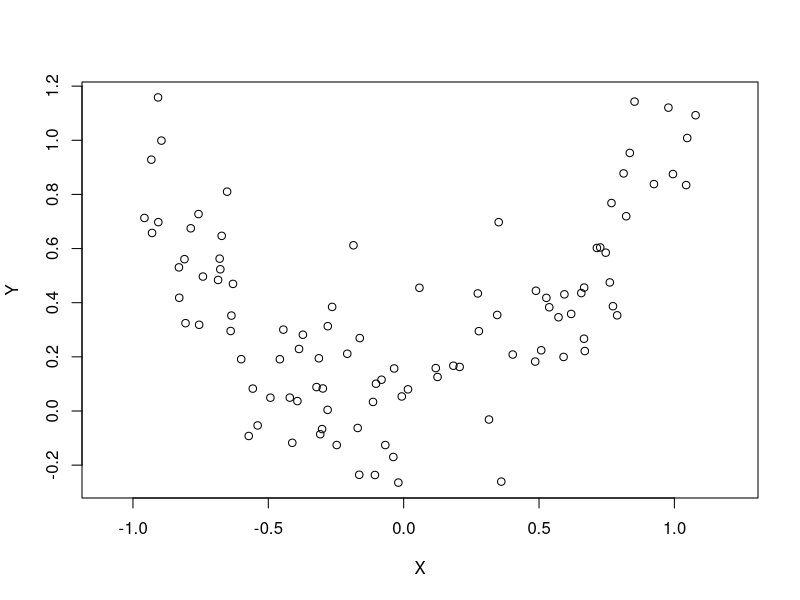
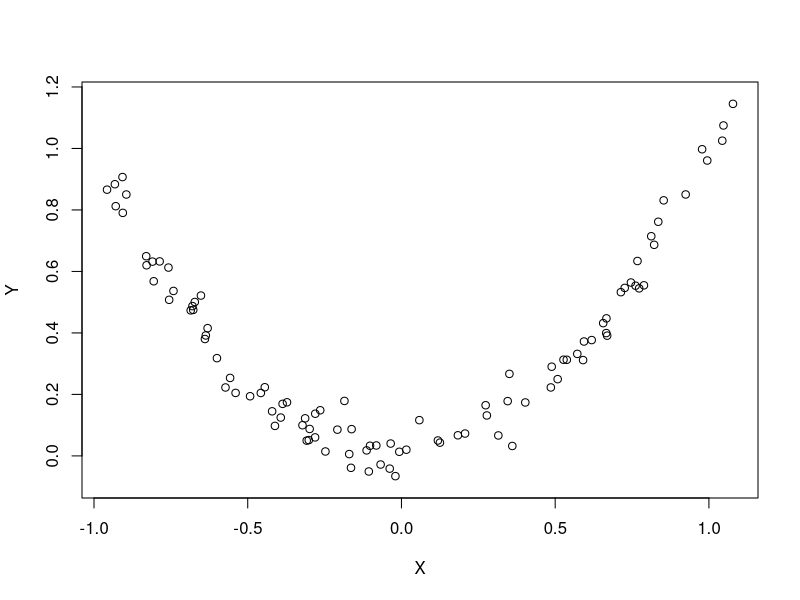
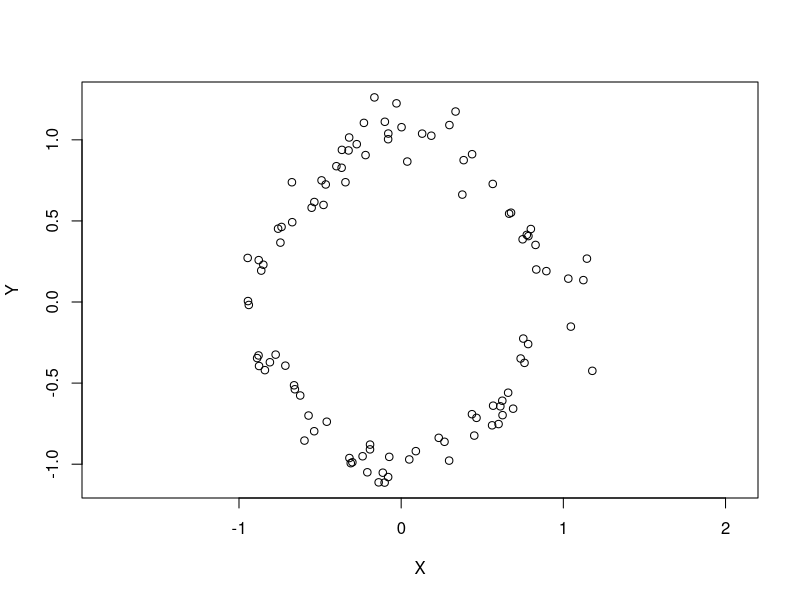
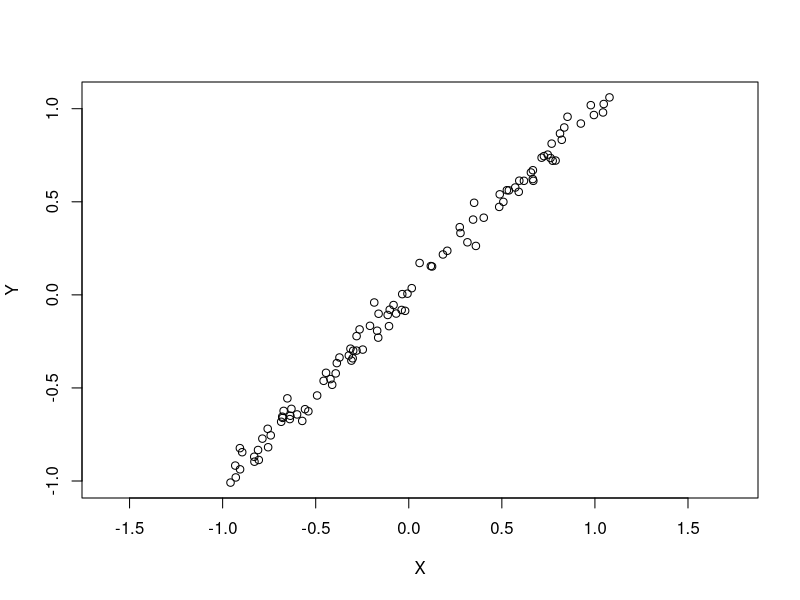
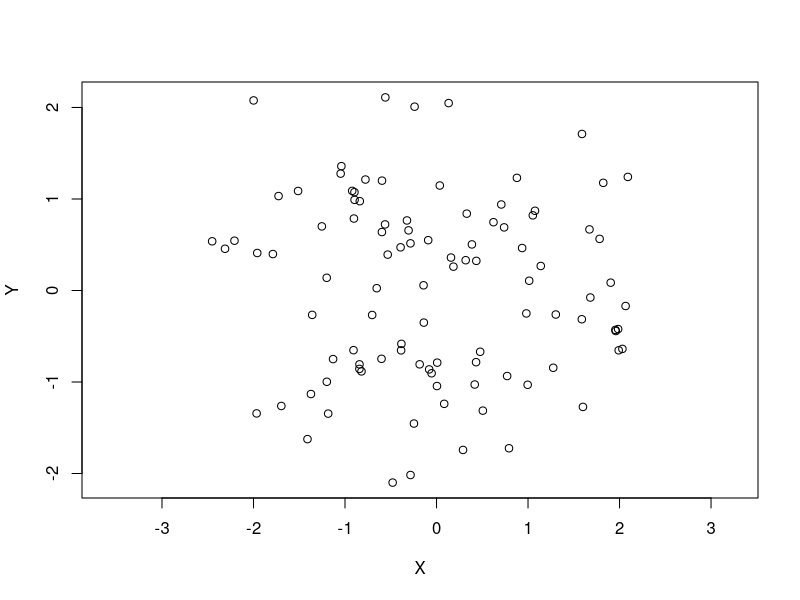
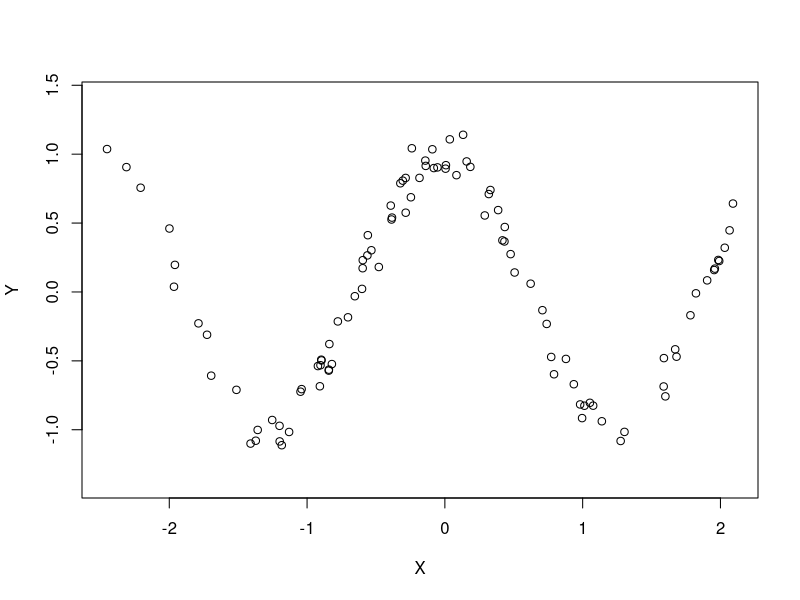
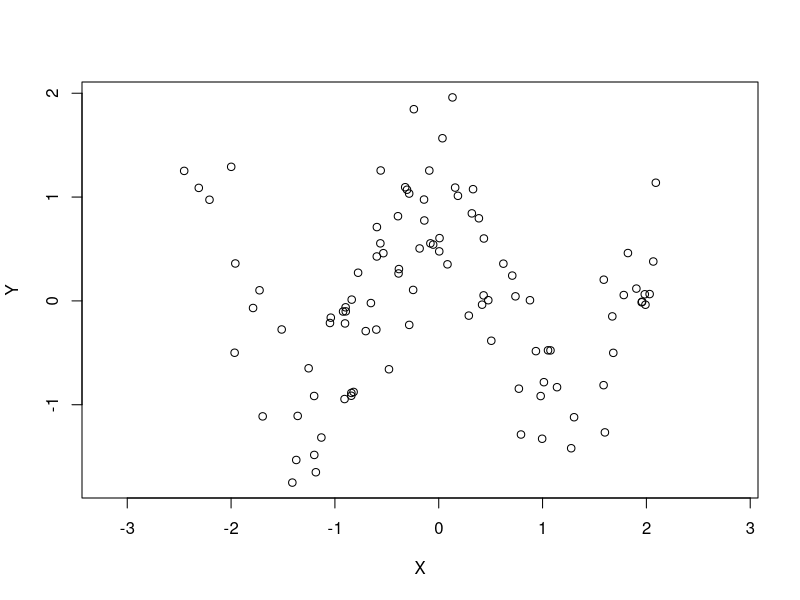

Source code (R) for these figures, in order:
## ---- chunk 1
distance_cov = function(X, Y){
    stopifnot(length(X) == length(Y))
    n = length(X)
    a = matrix(NA, n, n)
    b = matrix(NA, n, n)
    for(i in 1:n){
        a[,i] = abs(rep(X[i], n) - X)
        b[,i] = abs(rep(Y[i], n) - Y)
    }
    ad = apply(a, 1, mean)  # aj. = a.k
    add = sum(a) / (n*n)
    bd = apply(b, 1, mean)  # bj. = b.k
    bdd = sum(b) / (n*n)
    A = a - matrix(rep(ad, n), ncol=n) - matrix(rep(ad, n), ncol=n, byrow=T) + matrix(rep(add, n*n), ncol=n)
    B = b - matrix(rep(bd, n), ncol=n) - matrix(rep(bd, n), ncol=n, byrow=T) + matrix(rep(bdd, n*n), ncol=n)
    res = 0
    for(j in 1:n){
        for(k in 1:n){
            res = res + A[j,k] * B[j,k]
        }
    }
    return(sqrt(res/n^2))
}

distance_corr = function(X, Y){
    return(
        distance_cov(X,Y) / sqrt(distance_cov(X,X)*distance_cov(Y,Y))
        )
}
## ---- chunk 2
set.seed(2)
n = 100
X = runif(n, -1, 1) + rnorm(n, 0, 0.05)
Y = X^2 + rnorm(n, 0, 0.2)
plot(X, Y, asp=1)
distance_corr(X, Y)
## ---- chunk 3
set.seed(2)
n = 100
X = runif(n, -1, 1) + rnorm(n, 0, 0.05)
Y = X^2 + rnorm(n, 0, 0.05)
plot(X, Y, asp=1)
distance_corr(X, Y)
## ---- chunk 4
set.seed(2)
n = 100
X = runif(n, -1, 1) + rnorm(n, 0, 0.1)
Y1 = X[1:(n/2)]^2 + rnorm(n/2, 0, 0.1) - 1
Y2 = (-1)*X[((n/2)+1):n]^2 + rnorm(n/2, 0, 0.1) + 1
Y = c(Y1, Y2)
plot(X, Y, asp=1)
distance_corr(X, Y)
## ---- chunk 5
set.seed(2)
n = 100
X = runif(n, -1, 1) + rnorm(n, 0, 0.05)
Y = X + rnorm(n, 0, 0.05)
plot(X, Y, asp=1)
distance_corr(X, Y)
## ---- chunk 6
set.seed(2)
n = 100
X = rnorm(n, 0, 1)
Y = rnorm(n, 0, 1)
plot(X, Y, asp=1)
distance_corr(X, Y)
## ---- chunk 7
set.seed(2)
n = 100
X = rnorm(n, 0, 1)
Y = sin(X*2.5+1.6) + rnorm(n, 0, 0.1)
plot(X, Y, asp=1)
distance_corr(X, Y)
## ---- chunk 8
set.seed(2)
n = 100
X = rnorm(n, 0, 1)
Y = sin(X*2.5+1.6) + rnorm(n, 0, 0.5)
plot(X, Y, asp=1)
distance_corr(X, Y)
